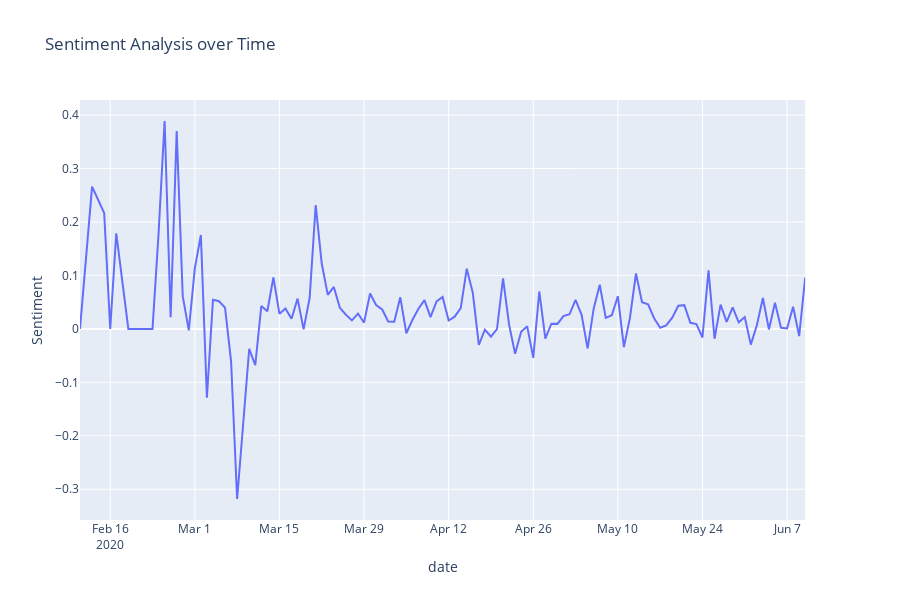

The cell this chart's notebook holds for it:
### Code cell
fig = px.line(groupby_df_mean,x='date', y="Sentiment", title = 'Sentiment Analysis over Time')
fig.show()
